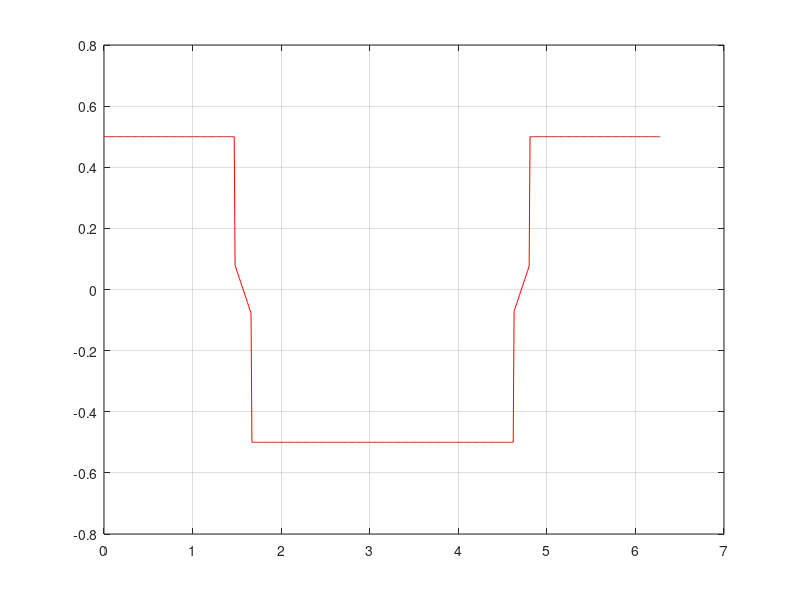

This chart was generated by the following MATLAB code:
clear all

theta=0:0.01:2*pi;
Vs = 1.5;
Vdc = 1;
y = sqrt((3/4)*Vs*Vs-(9/16)) - sqrt(3)/4;
x = 1 + y / sqrt(3);
alpha = atan(y/x);
%constant

temp1 = (1/2)*Vs*Vdc;
temp2 = (1/2)*Vdc;
temp3 = sqrt(3);
temp4 = 1/sqrt(3);

y =  (temp2).*(theta>=0 & theta<(alpha)) ...%sector 1-1
    +(temp2).*(theta>=(alpha) & theta<(pi/3 - alpha)) ...%sector 1-2
    +(temp2).*(theta>=(pi/3 - alpha) & theta<(pi/3)) ...%sector 1-3
    +(temp2).*(theta>=(pi/3) & theta<(pi/3 + alpha)) ...%sector 2-1
    +((temp2)*((cos(theta-pi/3) - temp3*sin(theta-pi/3))./(cos(theta-pi/3) + temp4*sin(theta-pi/3)))).*(theta>=(pi/3 + alpha) & theta<(2*pi/3 - alpha)) ...%sector 2-2
    +(-temp2).*(theta>=(2*pi/3 - alpha) & theta<(2*pi/3)) ...%sector 2-3
    +(-temp2).*(theta>=(2*pi/3) & theta<(2*pi/3 + alpha)) ...%sector 3-1
    +(-temp2).*(theta>=(2*pi/3 + alpha) & theta<(pi - alpha)) ...%sector 3-2
    +(-temp2).*(theta>=(pi - alpha) & theta<(pi)) ...%sector 3-3
    +(-temp2).*(theta>=(pi) & theta<(pi + alpha)) ...%sector 4-1
    +(-temp2).*(theta>=(pi + alpha) & theta<(4*pi/3 - alpha)) ...%sector 4-2
    +(-temp2).*(theta>=(4*pi/3 - alpha) & theta<(4*pi/3)) ...%sector 4-3
    +(-temp2).*(theta>=(4*pi/3) & theta<(4*pi/3 + alpha)) ...%sector 5-1
    +((temp2)*((-cos(theta-4*pi/3) + temp3*sin(theta-4*pi/3))./(cos(theta-4*pi/3) + temp4*sin(theta-4*pi/3)))).*(theta>=(4*pi/3 + alpha) & theta<(5*pi/3 - alpha)) ...%sector 5-2
    +(temp2).*(theta>=(5*pi/3 - alpha) & theta<(5*pi/3)) ...%sector 5-3
    +(temp2).*(theta>=5*pi/3 & theta<(5*pi/3 + alpha)) ...%sector 6-1
    +(temp2).*(theta>=(5*pi/3 + alpha) & theta<(2*pi - alpha)) ...%sector 6-2
    +(temp2).*(theta>=(2*pi - alpha) & theta<=(2*pi));%sector 6-3

plot(theta,y,'r')

grid on